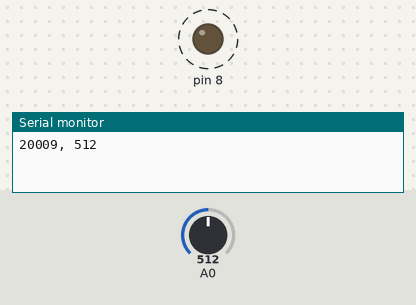
Recording of a sketch running on a simulated Arduino Uno, built with avr-gcc and run on an emulated ATmega328P. On the bench: output pins drawn as LEDs (lit = HIGH), the last lines printed to the serial monitor. Dashed ring = blinking. The inputs (shaded band) are chosen by the test bench; at power-on: A0 = 512.

Above: at 1.8 s.
1.9 s: A0 set to 0
At 2.81 s:
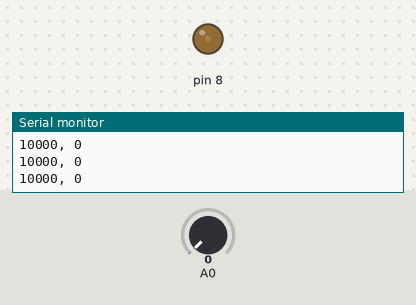
5.4 s: A0 set to 122
At 5.71 s:
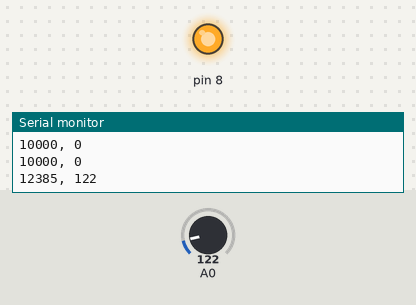
Timing chart, 0 to 14.9 s (numbered marks = the images above; inputs shaded):
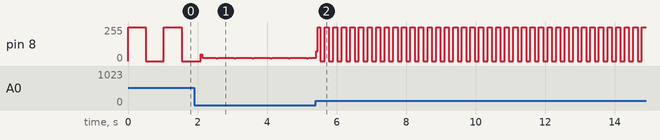

Measured:
- by itself, pin 8: moves between 0/255 and 255/255, repeating every 0.25 s

The sketch:

readval_mar19a.ino
```cpp
void setup() {
  pinMode(8,OUTPUT);
  Serial.begin(9600);

}

void loop() {
  int val = analogRead(0);//seting 0 to 5
  int mappedVal=map(val,0,1023,10000,30000);

  digitalWrite(8,HIGH);
  delay(val+1);
  digitalWrite(8,LOW);
  delay(val+1);
  Serial.print(mappedVal);
  Serial.print(", ");
  Serial.println(val);
  //delay(20);


}
```
